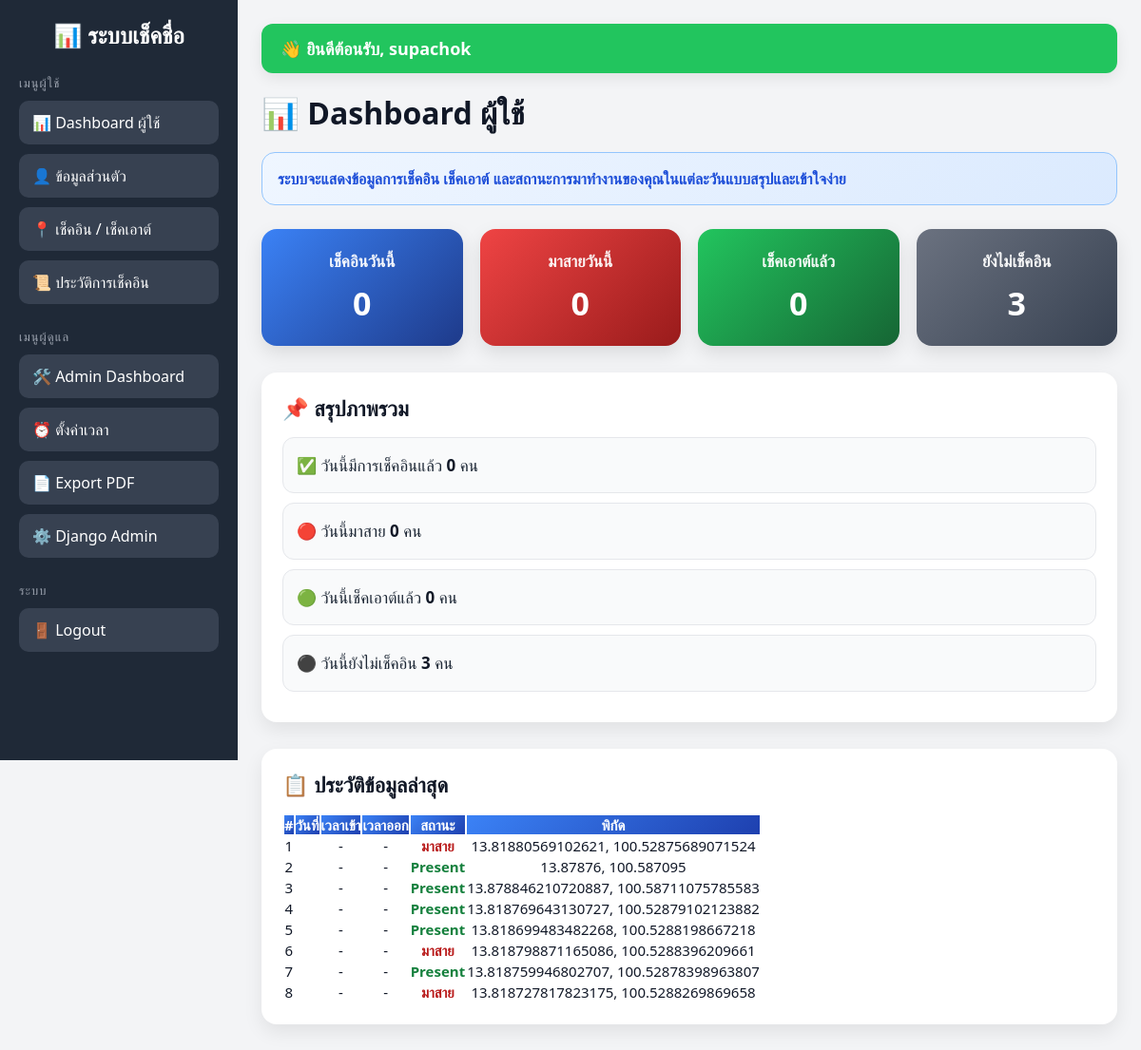
Page /dashboard/ (signed in) on the earlier database version.
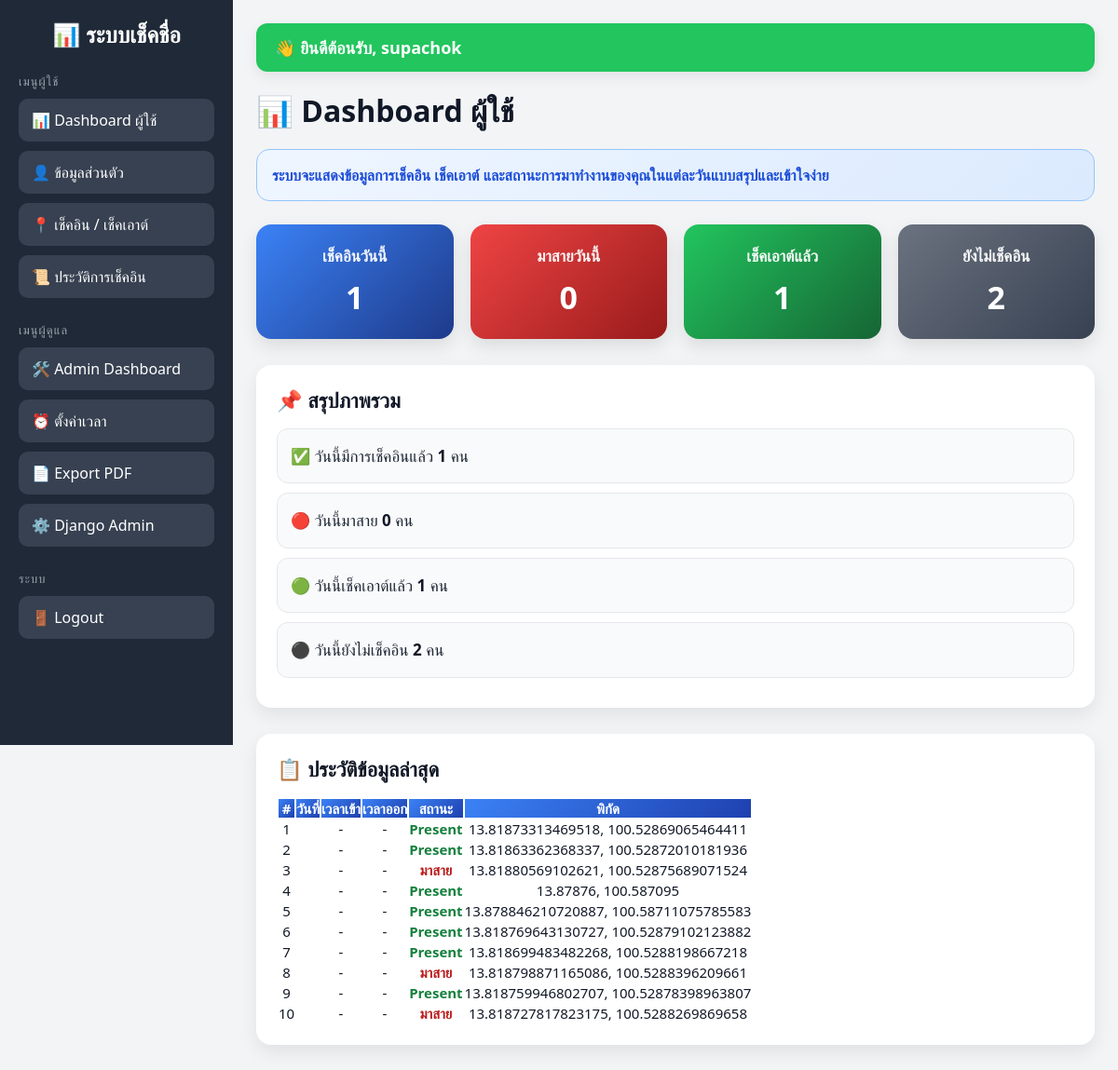
Same page on the later database version.
### checkin/models.py (models this page shows, shortened)
class CheckInRecord(models.Model):
    ACTION_CHOICES = [
        ('checkin', 'Check In'),
        ('checkout', 'Check Out'),
    ]
    STATUS_CHOICES = [
        ('present', 'Present'),
        ('late', 'Late'),
    ]
    user = models.ForeignKey(User, on_delete=models.CASCADE)
    action = models.CharField(max_length=10, choices=ACTION_CHOICES)
    latitude = models.FloatField()
    longitude = models.FloatField()
    distance = models.FloatField(default=0)
    status = models.CharField(max_length=10, choices=STATUS_CHOICES, default='present')
    created_at = models.DateTimeField(auto_now_add=True)

### checkin/views.py (the view)
# urls.py: path('dashboard/', views.dashboard, name='dashboard'),
@login_required
def dashboard(request):
    today = timezone.localdate()
    data = CheckInRecord.objects.filter(user=request.user).select_related('user').order_by('-created_at')
    today_records = CheckInRecord.objects.filter(created_at__date=today)
    total_checkin = today_records.filter(action='checkin').count()
    late_count = today_records.filter(action='checkin', status='late').count()
    checkout_count = today_records.filter(action='checkout').count()
    total_users = User.objects.filter(is_superuser=False, is_staff=False, is_active=True).count()
    users_checked_in_today = today_records.filter(action='checkin', user__is_superuser=False, user__is_staff=False, user__is_active=True).values('user').distinct().count()
    not_checked_in = max(total_users - users_checked_in_today, 0)
    daily_stats = (
        CheckInRecord.objects
        .filter(action='checkin')
        .values('created_at__date')
        .annotate(total=Count('id'))
        .order_by('created_at__date')
    )
    labels = [str(item['created_at__date']) for item in daily_stats]
    values = [item['total'] for item in daily_stats]
    status_labels = ['มาปกติ', 'มาสาย']
    status_values = [
        CheckInRecord.objects.filter(action='checkin', status='present').count(),
        CheckInRecord.objects.filter(action='checkin', status='late').count(),
    ]
    returned_users, not_returned_users = get_return_status_summary()
    context = {
        'data': data,
        'total_checkin': total_checkin,
        'late_count': late_count,
        'checkout_count': checkout_count,
        'not_checked_in': not_checked_in,
        'labels': json.dumps(labels),
        'values': json.dumps(values),
        'status_labels': json.dumps(status_labels),
        'status_values': json.dumps(status_values),
        'returned_count': len(returned_users),
        'not_returned_count': len(not_returned_users),
    }
    return render(request, 'dashboard.html', context)

### checkin/views.py (called while the page is built)
def get_return_status_summary():
    today = timezone.localdate()
    today_records = (
        CheckInRecord.objects
        .filter(created_at__date=today)
        .select_related('user')
        .order_by('user_id', '-created_at')
    )
    latest_by_user = {}
    for record in today_records:
        if record.user_id not in latest_by_user:
            latest_by_user[record.user_id] = record
    returned_users = []
    not_returned_users = []
    for _, record in latest_by_user.items():
        if record.action == 'checkin':
            returned_users.append(record)
        elif record.action == 'checkout':
            not_returned_users.append(record)
    return returned_users, not_returned_users

### checkin/templates/dashboard.html (shortened to what this page needs)
{% extends 'base.html' %}
{% block content %}
<h2 class="dashboard-title">📊 Dashboard ผู้ใช้</h2>
<div class="note-box">
    ระบบจะแสดงข้อมูลการเช็คอิน เช็คเอาต์ และสถานะการมาทำงานของคุณในแต่ละวันแบบสรุปและเข้าใจง่าย
</div>
<div class="summary-grid">
    <div class="summary-card bg-blue">
        <div class="label">เช็คอินวันนี้</div>
        <div class="value">{{ total_checkin|default:0 }}</div>
    </div>
    <div class="summary-card bg-red">
        <div class="label">มาสายวันนี้</div>
        <div class="value">{{ late_count|default:0 }}</div>
    </div>
    <div class="summary-card bg-green">
        <div class="label">เช็คเอาต์แล้ว</div>
        <div class="value">{{ checkout_count|default:0 }}</div>
    </div>
    <div class="summary-card bg-gray">
        <div class="label">ยังไม่เช็คอิน</div>
        <div class="value">{{ not_checked_in|default:0 }}</div>
    </div>
</div>
<div class="box">
    <h4>📌 สรุปภาพรวม</h4>
    <ul class="summary-list">
        <li>✅ วันนี้มีการเช็คอินแล้ว <b>{{ total_checkin|default:0 }}</b> คน</li>
        <li>🔴 วันนี้มาสาย <b>{{ late_count|default:0 }}</b> คน</li>
        <li>🟢 วันนี้เช็คเอาต์แล้ว <b>{{ checkout_count|default:0 }}</b> คน</li>
        <li>⚫ วันนี้ยังไม่เช็คอิน <b>{{ not_checked_in|default:0 }}</b> คน</li>
    </ul>
</div>
<div class="box">
    <h4 class="table-title">📋 ประวัติข้อมูลล่าสุด</h4>
    <div class="table-responsive">
        <table class="table table-bordered table-hover">
            <tr>
                <th>#</th>
                <th>วันที่</th>
                <th>เวลาเข้า</th>
                <th>เวลาออก</th>
                <th>สถานะ</th>
                <th>พิกัด</th>
            </tr>
            {% for d in data %}
            <tr>
                <td>{{ forloop.counter }}</td>
                <td>{{ d.date }}</td>
                <td>{{ d.check_in_time|date:"H:i:s"|default:"-" }}</td>
                <td>{{ d.check_out_time|date:"H:i:s"|default:"-" }}</td>
                <td>
                    {% if d.status == 'late' %}
                    <span class="status-late">มาสาย</span>
                    {% else %}
                    <span class="status-present">{{ d.get_status_display }}</span>
                    {% endif %}
                </td>
                <td>{{ d.latitude|default:"-" }}, {{ d.longitude|default:"-" }}</td>
            </tr>
            {% empty %}
            <tr>
                <td colspan="6" class="empty-text">ยังไม่มีข้อมูลการเช็คอิน</td>
            </tr>
            {% endfor %}
        </table>
    </div>
</div>
{% endblock %}

Differences in the rows shown:
added CheckInRecord: check_in_time "-", check_out_time "-", status "Present", latitude "13.81873313469518", longitude "100.52869065464411"
added CheckInRecord: check_in_time "-", check_out_time "-", status "Present", latitude "13.81863362368337", longitude "100.52872010181936"
Other differences:
{{ total_checkin|default:0 }}: "0" → "1"
{{ checkout_count|default:0 }}: "0" → "1"
{{ not_checked_in|default:0 }}: "3" → "2"
